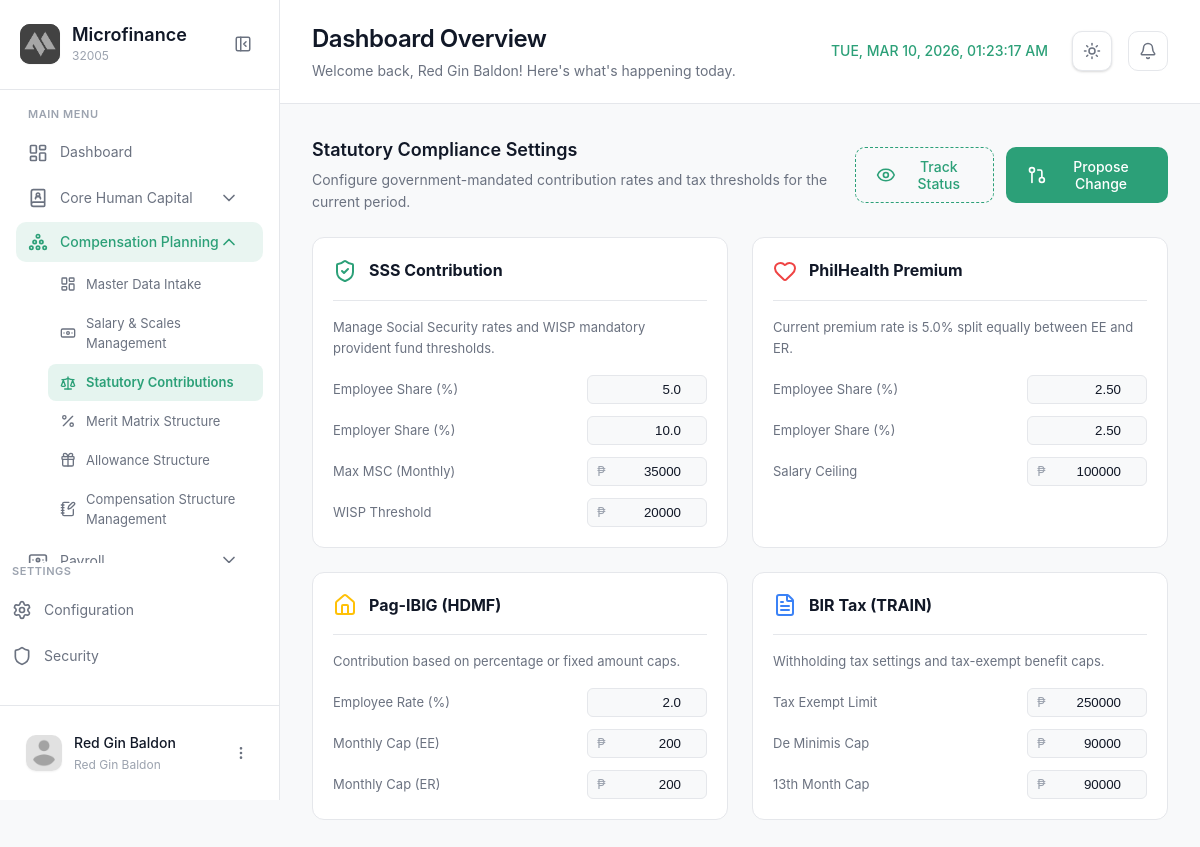
The app's page /modules/compensation/statutory.php (signed in) with its own data.
### tables this page shows
CREATE TABLE `sss_settings` (
  `period_id` int(11) NOT NULL,
  `employee_share_pct` decimal(5,2) DEFAULT NULL,
  `employer_share_pct` decimal(5,2) DEFAULT NULL,
  `max_msc_monthly` decimal(15,2) DEFAULT NULL,
  `wisp_threshold` decimal(15,2) DEFAULT NULL
);

CREATE TABLE `philhealth_settings` (
  `period_id` int(11) NOT NULL,
  `employee_share_pct` decimal(5,2) DEFAULT NULL,
  `employer_share_pct` decimal(5,2) DEFAULT NULL,
  `salary_ceiling` decimal(15,2) DEFAULT NULL
);

CREATE TABLE `pagibig_settings` (
  `period_id` int(11) NOT NULL,
  `employee_rate_pct` decimal(5,2) DEFAULT NULL,
  `monthly_cap_ee` decimal(15,2) DEFAULT NULL,
  `monthly_cap_er` decimal(15,2) DEFAULT NULL
);

CREATE TABLE `bir_tax_settings` (
  `period_id` int(11) NOT NULL,
  `tax_exempt_limit` decimal(15,2) DEFAULT NULL,
  `de_minimis_cap` decimal(15,2) DEFAULT NULL,
  `thirteenth_month_cap` decimal(15,2) DEFAULT NULL
);

### modules/compensation/statutory.php (the view, shortened to what the rows shown need)
<?php
require_once '../../config/config.php';
$period_id = 1;
$sss_query = $conn->query("SELECT * FROM sss_settings WHERE period_id = $period_id");
$sss_data = $sss_query->fetch_assoc();
$ph_query = $conn->query("SELECT * FROM philhealth_settings WHERE period_id = $period_id");
$ph_data = $ph_query->fetch_assoc();
$pi_query = $conn->query("SELECT * FROM pagibig_settings WHERE period_id = $period_id");
$pi_data = $pi_query->fetch_assoc();
$bir_query = $conn->query("SELECT * FROM bir_tax_settings WHERE period_id = $period_id");
$bir_data = $bir_query->fetch_assoc();
?>
<!DOCTYPE html>
<html lang="en">
<head>
  <link rel="stylesheet" href="../../css/compensationdashboard.css?v=1.4">
</head>
<body>
  <aside class="sidebar" id="sidebar">
    <div class="sidebar-header">
      <div class="logo-container">
        <div class="logo-text">
          <h2 class="app-name">Microfinance</h2>
        </div>
      </div>
    </div>
  </aside>
  <main class="main-content">
    <header class="page-header">
      <div class="header-left">
        <div class="header-title">
          <h1>Dashboard Overview</h1>
        </div>
      </div>
    </header>
    <div class="content-wrapper">
      <div class="comp-grid" style="display: grid; grid-template-columns: repeat(auto-fit, minmax(320px, 1fr)); gap: 24px;">
        <div class="stat-group-card" style="background: var(--surface); border: 1px solid var(--border-color); border-radius: 12px; padding: 20px;">
          <div class="sg-body">
            <div class="editable-form" style="display: flex; flex-direction: column; gap: 12px;">
              <div class="form-group-inline" style="display: flex; justify-content: space-between; align-items: center;">
                <label style="font-size: 13px; color: var(--text-secondary);">Employee Share (%)</label>
                <input type="number" step="0.1" value="<?php echo number_format($sss_data['employee_share_pct'] ?? 5.0, 1); ?>" class="stat-input" style="width: 120px; padding: 6px 10px; border: 1px solid var(--border-color); border-radius: 6px; text-align: right; background: var(--background); color: var(--text-primary);">
              </div>
              <div class="form-group-inline" style="display: flex; justify-content: space-between; align-items: center;">
                <label style="font-size: 13px; color: var(--text-secondary);">Employer Share (%)</label>
                <input type="number" step="0.1" value="<?php echo number_format($sss_data['employer_share_pct'] ?? 10.0, 1); ?>" class="stat-input" style="width: 120px; padding: 6px 10px; border: 1px solid var(--border-color); border-radius: 6px; text-align: right; background: var(--background); color: var(--text-primary);">
              </div>
              <div class="form-group-inline" style="display: flex; justify-content: space-between; align-items: center;">
                <div class="inline-input-symbol" style="position: relative; width: 120px;">
                  <span style="position: absolute; left: 10px; top: 50%; transform: translateY(-50%); color: var(--text-tertiary); font-size: 13px;">&#8369;</span>
                  <input type="number" value="<?php echo (int)($sss_data['max_msc_monthly'] ?? 30000); ?>" class="stat-input" style="width: 100%; padding: 6px 10px 6px 24px; border: 1px solid var(--border-color); border-radius: 6px; text-align: right; background: var(--background); color: var(--text-primary);">
                </div>
              </div>
              <div class="form-group-inline" style="display: flex; justify-content: space-between; align-items: center;">
                <div class="inline-input-symbol" style="position: relative; width: 120px;">
                  <span style="position: absolute; left: 10px; top: 50%; transform: translateY(-50%); color: var(--text-tertiary); font-size: 13px;">&#8369;</span>
                  <input type="number" value="<?php echo (int)($sss_data['wisp_threshold'] ?? 20000); ?>" class="stat-input" style="width: 100%; padding: 6px 10px 6px 24px; border: 1px solid var(--border-color); border-radius: 6px; text-align: right; background: var(--background); color: var(--text-primary);">
                </div>
              </div>
            </div>
          </div>
        </div>
        <div class="stat-group-card" style="background: var(--surface); border: 1px solid var(--border-color); border-radius: 12px; padding: 20px;">
          <div class="sg-body">
            <div class="editable-form" style="display: flex; flex-direction: column; gap: 12px;">
              <div class="form-group-inline" style="display: flex; justify-content: space-between; align-items: center;">
                <label style="font-size: 13px; color: var(--text-secondary);">Employee Share (%)</label>
                <input type="number" step="0.01" value="<?php echo number_format($ph_data['employee_share_pct'] ?? 2.50, 2); ?>" class="stat-input" style="width: 120px; padding: 6px 10px; border: 1px solid var(--border-color); border-radius: 6px; text-align: right; background: var(--background); color: var(--text-primary);">
              </div>
              <div class="form-group-inline" style="display: flex; justify-content: space-between; align-items: center;">
                <label style="font-size: 13px; color: var(--text-secondary);">Employer Share (%)</label>
                <input type="number" step="0.01" value="<?php echo number_format($ph_data['employer_share_pct'] ?? 2.50, 2); ?>" class="stat-input" style="width: 120px; padding: 6px 10px; border: 1px solid var(--border-color); border-radius: 6px; text-align: right; background: var(--background); color: var(--text-primary);">
              </div>
              <div class="form-group-inline" style="display: flex; justify-content: space-between; align-items: center;">
                <div class="inline-input-symbol" style="position: relative; width: 120px;">
                  <span style="position: absolute; left: 10px; top: 50%; transform: translateY(-50%); color: var(--text-tertiary); font-size: 13px;">&#8369;</span>
                  <input type="number" value="<?php echo (int)($ph_data['salary_ceiling'] ?? 100000); ?>" class="stat-input" style="width: 100%; padding: 6px 10px 6px 24px; border: 1px solid var(--border-color); border-radius: 6px; text-align: right; background: var(--background); color: var(--text-primary);">
                </div>
              </div>
            </div>
          </div>
        </div>
        <div class="stat-group-card" style="background: var(--surface); border: 1px solid var(--border-color); border-radius: 12px; padding: 20px;">
          <div class="sg-body">
            <div class="editable-form" style="display: flex; flex-direction: column; gap: 12px;">
              <div class="form-group-inline" style="display: flex; justify-content: space-between; align-items: center;">
                <label style="font-size: 13px; color: var(--text-secondary);">Employee Rate (%)</label>
                <input type="number" step="0.1" value="<?php echo number_format($pi_data['employee_rate_pct'] ?? 2.0, 1); ?>" class="stat-input" style="width: 120px; padding: 6px 10px; border: 1px solid var(--border-color); border-radius: 6px; text-align: right; background: var(--background); color: var(--text-primary);">
              </div>
              <div class="form-group-inline" style="display: flex; justify-content: space-between; align-items: center;">
                <div class="inline-input-symbol" style="position: relative; width: 120px;">
                  <span style="position: absolute; left: 10px; top: 50%; transform: translateY(-50%); color: var(--text-tertiary); font-size: 13px;">&#8369;</span>
                  <input type="number" value="<?php echo (int)($pi_data['monthly_cap_ee'] ?? 200); ?>" class="stat-input" style="width: 100%; padding: 6px 10px 6px 24px; border: 1px solid var(--border-color); border-radius: 6px; text-align: right; background: var(--background); color: var(--text-primary);">
                </div>
              </div>
              <div class="form-group-inline" style="display: flex; justify-content: space-between; align-items: center;">
                <div class="inline-input-symbol" style="position: relative; width: 120px;">
                  <span style="position: absolute; left: 10px; top: 50%; transform: translateY(-50%); color: var(--text-tertiary); font-size: 13px;">&#8369;</span>
                  <input type="number" value="<?php echo (int)($pi_data['monthly_cap_er'] ?? 200); ?>" class="stat-input" style="width: 100%; padding: 6px 10px 6px 24px; border: 1px solid var(--border-color); border-radius: 6px; text-align: right; background: var(--background); color: var(--text-primary);">
                </div>
              </div>
            </div>
          </div>
        </div>
        <div class="stat-group-card" style="background: var(--surface); border: 1px solid var(--border-color); border-radius: 12px; padding: 20px;">
          <div class="sg-body">
            <div class="editable-form" style="display: flex; flex-direction: column; gap: 12px;">
              <div class="form-group-inline" style="display: flex; justify-content: space-between; align-items: center;">
                <div class="inline-input-symbol" style="position: relative; width: 120px;">
                  <span style="position: absolute; left: 10px; top: 50%; transform: translateY(-50%); color: var(--text-tertiary); font-size: 13px;">&#8369;</span>
                  <input type="number" value="<?php echo (int)($bir_data['tax_exempt_limit'] ?? 250000); ?>" class="stat-input" style="width: 100%; padding: 6px 10px 6px 24px; border: 1px solid var(--border-color); border-radius: 6px; text-align: right; background: var(--background); color: var(--text-primary);">
                </div>
              </div>
              <div class="form-group-inline" style="display: flex; justify-content: space-between; align-items: center;">
                <div class="inline-input-symbol" style="position: relative; width: 120px;">
                  <span style="position: absolute; left: 10px; top: 50%; transform: translateY(-50%); color: var(--text-tertiary); font-size: 13px;">&#8369;</span>
                  <input type="number" value="<?php echo (int)($bir_data['de_minimis_cap'] ?? 90000); ?>" class="stat-input" style="width: 100%; padding: 6px 10px 6px 24px; border: 1px solid var(--border-color); border-radius: 6px; text-align: right; background: var(--background); color: var(--text-primary);">
                </div>
              </div>
              <div class="form-group-inline" style="display: flex; justify-content: space-between; align-items: center;">
                <div class="inline-input-symbol" style="position: relative; width: 120px;">
                  <span style="position: absolute; left: 10px; top: 50%; transform: translateY(-50%); color: var(--text-tertiary); font-size: 13px;">&#8369;</span>
                  <input type="number" value="<?php echo (int)($bir_data['thirteenth_month_cap'] ?? 90000); ?>" class="stat-input" style="width: 100%; padding: 6px 10px 6px 24px; border: 1px solid var(--border-color); border-radius: 6px; text-align: right; background: var(--background); color: var(--text-primary);">
                </div>
              </div>
            </div>
          </div>
        </div>
      </div>
    </div>
  </main>
</body>
</html>

### records on screen
sss_settings: employee_share_pct "5.0", employer_share_pct "10.0", max_msc_monthly "35000", wisp_threshold "20000"
philhealth_settings: employee_share_pct "2.50", employer_share_pct "2.50", salary_ceiling "100000"
pagibig_settings: employee_rate_pct "2.0", monthly_cap_ee "200", monthly_cap_er "200"
bir_tax_settings: tax_exempt_limit "250000", de_minimis_cap "90000", thirteenth_month_cap "90000"

### other values on screen
$_SESSION['username'] "Red Gin Baldon"
$_SESSION['user_role'] "Red Gin Baldon"
